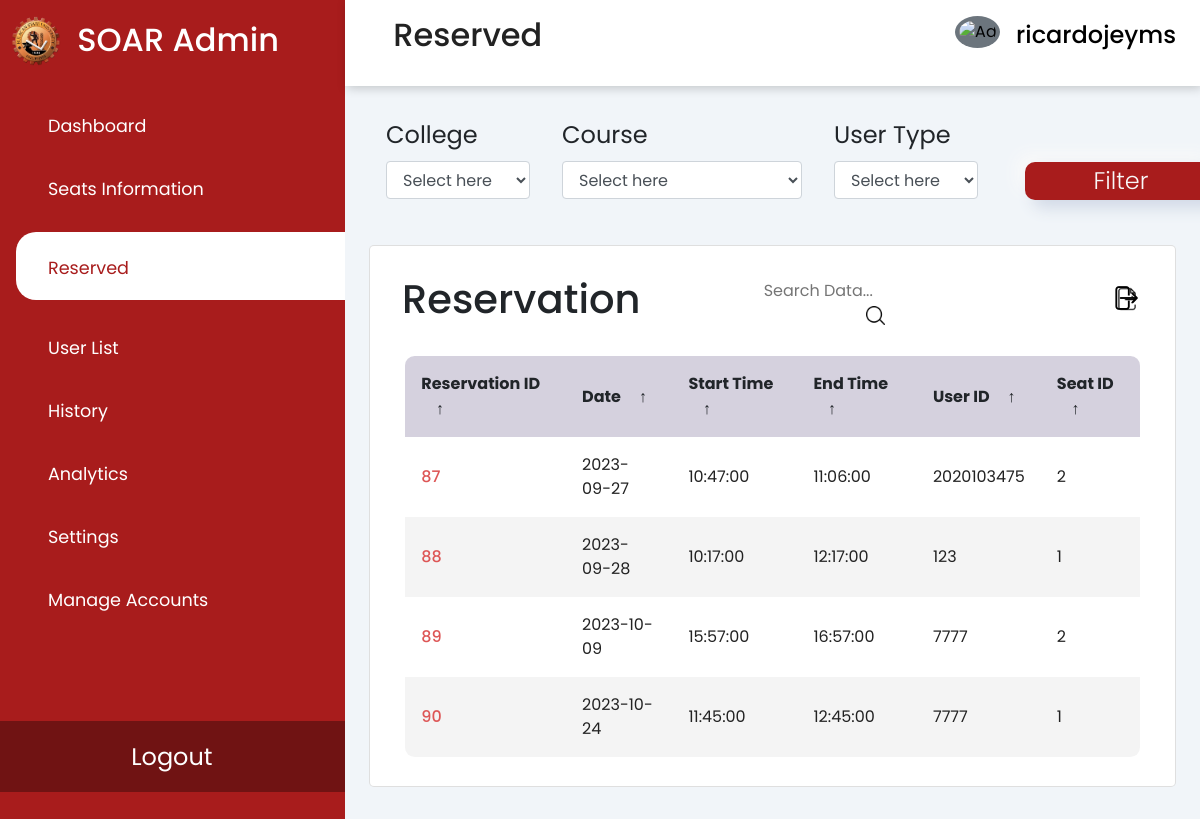
Before: /reserved.php (signed in) with the older database file.
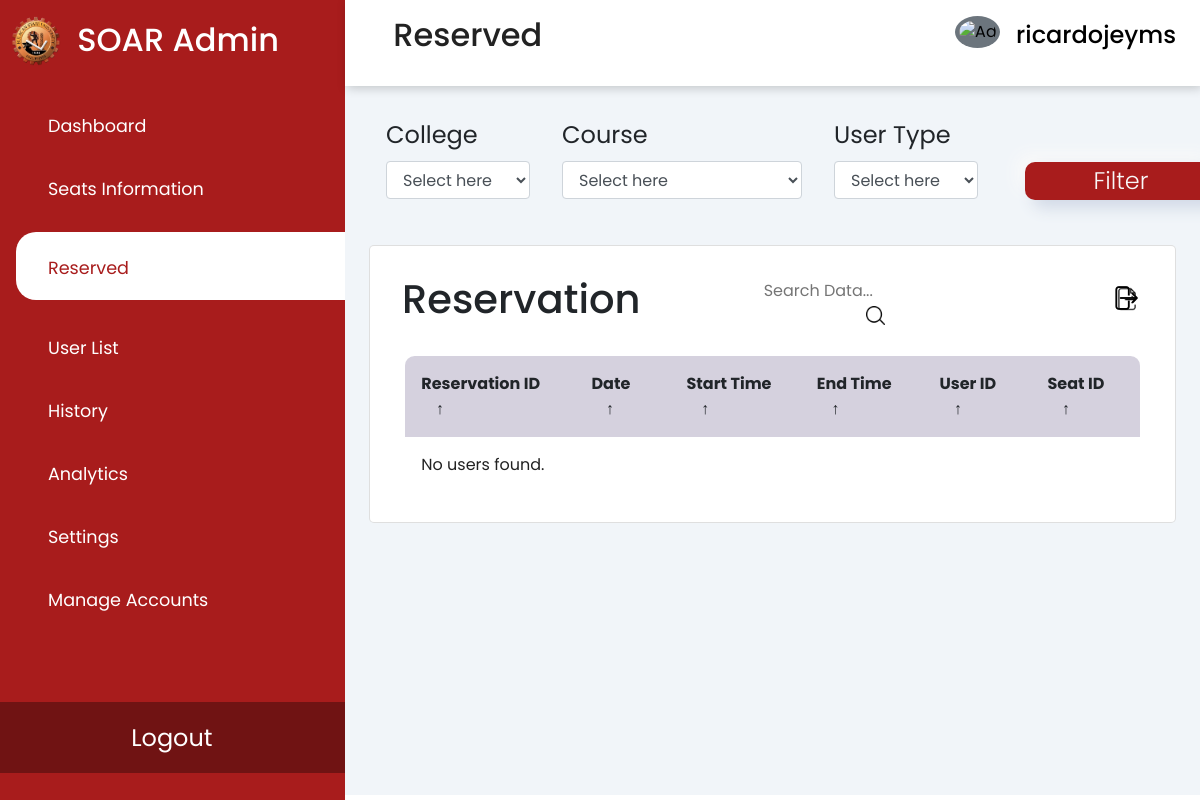
After: the same page with the newer database file.
### tables this page shows
CREATE TABLE `reservation` (
  `reservation_id` int(11) NOT NULL,
  `date` date DEFAULT NULL,
  `start_time` time DEFAULT NULL,
  `end_time` time DEFAULT NULL,
  `user_id` int(11) DEFAULT NULL,
  `seat_id` int(11) DEFAULT NULL,
  `isDone` tinyint(4) NOT NULL
);

### reserved.php (the view, shortened to what this page needs)
<?php
require 'assets/php/connect.php';
$sql = "SELECT reservation_id, date, start_time, end_time, user_id, seat_id from reservation";
$result = $conn->query($sql);
?>
<!DOCTYPE HTML>
<html>
<head>
    <link rel="stylesheet" href="https://cdn.jsdelivr.net/npm/bootstrap@4.6.2/dist/css/bootstrap.min.css"
>
    <link rel="stylesheet" type="text/css" href="assets/css/reserved.css" />
    <link rel="stylesheet" type="text/css" href="assets/css/user-list.css" />
    <link rel="stylesheet"
        href="https://maxst.icons8.com/vue-static/landings/line-awesome/line-awesome/1.3.0/css/line-awesome.min.css">
</head>
<body>
    <div class="sidebar">
        <div class="sidebar-brand">
            <img src="assets/img/bulsu logo.png" alt="bulsu logo" class="logo">
            <h2> <span>SOAR Admin</span></h2>
        </div>
        <div class="sidebar-menu" id="tabButton">
            <ul>
                <li> <a href="admin.php" data-tabName="dashboard" id="tabButtons"><span class="las la-th-large"></span>
                        <span>Dashboard</span></a>
                </li>
                <li> <a href="seats-info.php"><span class="las la-check"></span>
                        <span>Seats Information</span></a>
                </li>
                <li> <a href="reserved.php" class="active"><span class="las la-clock"></span>
                        <span>Reserved</span></a>
                </li>
                <li> <a href="user-list.php"><span class="las la-user-friends"></span>
                        <span>User List</span></a>
                </li>
                <li> <a href="history.php"><span class="las la-history"></span>
                        <span>History</span></a>
                </li>
                <li> <a href="analytics.php"><span class="las la-chart-bar"></span>
                        <span>Analytics</span></a>
                </li>
                <li> <a href="settings.php"><span class="las la-cog"></span>
                        <span>Settings</span></a>
                </li>
                <li id="hidden" class="manage" data-toggle="modal" data-target="#exampleModal"> <a
                        href="manageAdmin.php"><span class="las la-users-cog"></span>
                        <span>Manage Accounts</span></a>
                </li>
                <li class="logout"> <a href="toLogout.php">
                        <span>Logout</span></a>
                </li>
            </ul>
        </div>
    </div>
    <div class="main-content">
        <header>
            <h2>
                <label for="nav-toggle">
                    <span class="la la-bars"></span>
                </label>
                Reserved
            </h2>
            <div class="dropdown">
                <button class="dropdown-toggle" class="btn btn-secondary dropdown-toggle" type="button"
                    id="dropdownMenuButton" data-toggle="dropdown" aria-haspopup="true" aria-expanded="true">
                    <div class="user-wrapper">
                        <img src="<?php if ($_SESSION['gender'] == "Male") {
                        } ?>" alt="Admin" class="rounded-circle p-1 bg-secondary" width="45">
                        <div id="user_admin">
                            <h4>
                                <?php echo $_SESSION["username"]; ?>
                            </h4>
                        </div>
                    </div>
                </button>
            </div>
        </header>
        <main>
            <div class="filter">
                <form action="brw_history.php" method="GET">
                    <div class="row">
                        <div class="college">
                            <label for="cars">College</label>
                            <select class="form-control">
                                <option style="display:none">Select here</option>
                            </select>
                        </div>
                        <div class="course">
                            <label for="cars">Course</label>
                            <select class="form-control">
                                <option style="display:none">Select here</option>
                            </select>
                        </div>
                        <div class="floor" class="form-control">
                            <label for="cars">User Type</label>
                            <select class="form-control">
                                <option style="display:none">Select here</option>
                            </select>
                        </div>
                        <div class="col-md-2">
                            <button type="submit" class="buttons">Filter</button>
                        </div>
                    </div>
                </form>
            </div>
            <div class="recent-grid">
                <div class="history">
                    <div class="card">
                        <div class="card-body">
                            <div class="table-responsive">
                                <section class="table__header">
                                    <h1>Reservation</h1>
                                    <div class="input-group">
                                        <input type="search" placeholder="Search Data...">
                                        <div class="search-icon">
                                            <img src="assets/img/search.png" alt="Search">
                                        </div>
                                    </div>
                                    <div class="export__file">
                                        <label for="export-file" class="export__file-btn" title="Export File">
                                            <img src="assets/img/export1.png" alt="Export" class="export_ic">
                                        </label>
                                    </div>
                                </section>
                                <section class="table__body">
                                    <table id="customers_table">
                                        <thead>
                                            <tr>
                                                <th> Reservation ID <span class="icon-arrow">&UpArrow;</span></th>
                                                <th> Date <span class="icon-arrow">&UpArrow;</span></th>
                                                <th> Start Time <span class="icon-arrow">&UpArrow;</span></th>
                                                <th> End Time <span class="icon-arrow">&UpArrow;</span></th>
                                                <th> User ID <span class="icon-arrow">&UpArrow;</span></th>
                                                <th> Seat ID <span class="icon-arrow">&UpArrow;</span></th>
                                            </tr>
                                        </thead>
                                        <?php
                                        if ($result->num_rows > 0) {
                                            while ($row = $result->fetch_assoc()) {
                                                ?>
                                                <tr>
                                                    <td class="studno"><?php echo $row['reservation_id']; ?></td>
                                                    <td><?php echo $row['date']; ?></td>
                                                    <td><?php echo $row['start_time']; ?></td>
                                                    <td><?php echo $row['end_time']; ?></td>
                                                    <td><?php echo $row['user_id']; ?></td>
                                                    <td><?php echo $row['seat_id']; ?></td>
                                                </tr>
                                                <?php
                                            }
                                        } else {
                                            echo "<tr><td colspan='7'>No users found.</td></tr>";
                                        }
                                        ?>
                                    </table>
                                </section>
                            </div>
                        </div>
                    </div>
                </div>
            </div>
        </main>
    </div>
</body>
</html>

### assets/css/reserved.css (style rules this page uses)
:root { --main-color: #a81c1c; --color-dark: #1d2231; --text-gray: #8390a2; }
* { padding: 0; margin: 0; box-sizing: border-box; list-style-type: none; text-decoration: none; font-family: "Poppins", sans-serif; }
.sidebar { width: 345px; position: fixed; left: 0; top: 0; height: 100%; background: var(--main-color); z-index: 100; transition: width 300ms; }
.sidebar-brand { height: 90px; padding: 1rem 0rem 1rem 0.7rem; display: flex; color: #fff; padding-top: 1rem; }
.sidebar-brand span { display: inline-block; padding-top: 0.3rem; margin-left: 1rem; }
.sidebar-menu { margin-top: 1rem; }
.sidebar-menu li { width: 100%; margin-bottom: 1.7rem; padding-left: 1rem; cursor: pointer; }
.sidebar-menu a { padding-left: 1rem; display: block; color: #fff; font-size: 1.1rem; }
#tabButton { color: #fff; }
.sidebar-menu a span:first-child { font-size: 1.5rem; padding-right: 1rem; }
#tabButton a.active { background: #fff; padding-top: 1rem; padding-bottom: 1rem; color: var(--main-color); border-radius: 20px 0px 0px 20px; }
.logo { width: 50px; height: 50px; }
.manage { color: #ffffff; cursor: pointer; }
.logout { text-align: center; position: absolute; bottom: 0; background: #701313; padding: 5%; }
.main-content { transition: margin-left 300ms; margin-left: 345px; }
header { display: flex; justify-content: space-between; padding: 1rem 1.5rem; box-shadow: 2px 2px 10px rgba(0, 0, 0, 0.2); position: fixed; left: 345px; width: calc(100% - 345px); top: 0%; z-index: 100; background-color: #fff; transition: left 300ms; }
header h2 { color: #222; }
header label span { font-size: 1.7rem; padding-right: 1rem; }
.user-wrapper { display: flex; align-items: center; }
.user-wrapper img { border-radius: 50%; margin-right: 1rem; }
.user-wrapper h4 { margin-bottom: -7px !important; }
.dropdown-toggle { background-color: transparent; border-color: #fff; border-style: solid; border-top: none; border-right: none; border-left: none; content: none; }
.dropdown-toggle::after { content: none; }
main { margin-top: 85px; padding: 2rem 1.5rem; background: #f1f5f9; min-height: calc(100vh - 90px); }
.row { display: flex; width: 100%; height: 7rem; }
.row label { font-size: 1.5rem; }
.course, .date, .college, .floor, .col-md-2 button { margin-left: 2rem; width: 15rem; }
.floor, .college { width: 9rem; }
.form-control { cursor: pointer; }
.buttons { width: 12rem; height: 2.4rem; border-radius: 10px; font-weight: 300; font-size: 1.5rem; background-color: #a81c1c; color: #f9f9f9; box-shadow: 8px 8px 16px #d1d9e6, -8px -8px 16px #f9f9f9; border: none; outline: none; margin-top: 2.8rem; }
.recent-grid { margin-top: 1.5rem; display: grid; grid-gap: 2rem; grid-template-columns: 100% auto; }
.card { background: #fff; border-radius: 5px; }
.card-header, .card-body { padding: 1rem; }
table { border-collapse: collapse; }
td { padding: 0.5rem 1rem; font-size: 1rem; color: #222; }
.table-responsive { width: 100%; height: 35rem; }
.recent-grid thead { position: sticky; top: 0; background: white; }
.studno { color: #dd5656; font-weight: 500; }

Changed rows visible on the page:
removed reservation: reservation_id "87", date "2023-09-27", start_time "10:47:00", end_time "11:06:00", user "2020103475", seat "2"
removed reservation: reservation_id "88", date "2023-09-28", start_time "10:17:00", end_time "12:17:00", user "123", seat "1"
removed reservation: reservation_id "89", date "2023-10-09", start_time "15:57:00", end_time "16:57:00", user "7777", seat "2"
removed reservation: reservation_id "90", date "2023-10-24", start_time "11:45:00", end_time "12:45:00", user "7777", seat "1"
Other visible differences:
text now shown: "No users found."
